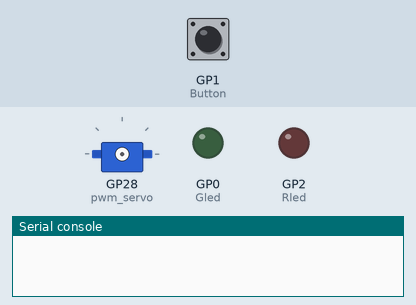
A program run on a simulated Raspberry Pi Pico running CircuitPython. On the bench: servo, output pins drawn as LEDs (lit = HIGH), the last lines printed to the serial console. Dashed ring = blinking. The test bench sets the inputs (shaded band); at power-on: GP1 (Button) LOW.

Above: at 1.2 s.
1.3 s: GP1 (Button) pulled HIGH for 0.15 s
At 2.7 s:
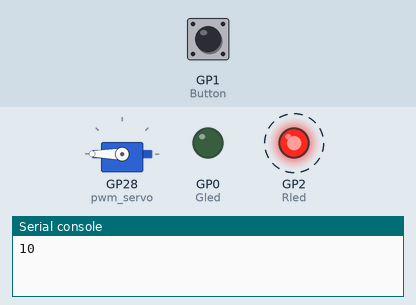
4.4 s: GP1 (Button) pulled HIGH for 1 s
At 6.2 s:
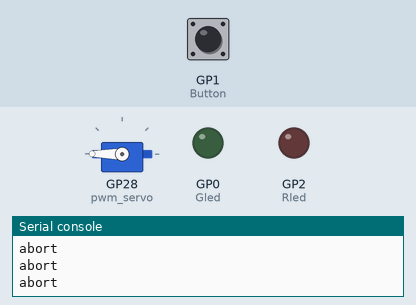
6.9 s: GP1 (Button) pulled HIGH for 3.2 s
At 18.6 s:
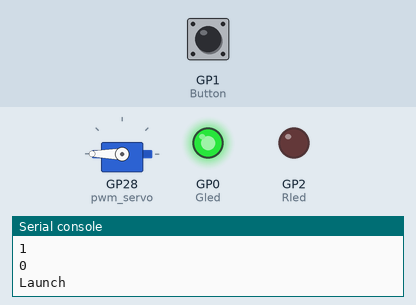
Timing chart, 0 to 21.4 s (numbered marks = the images above; inputs shaded):
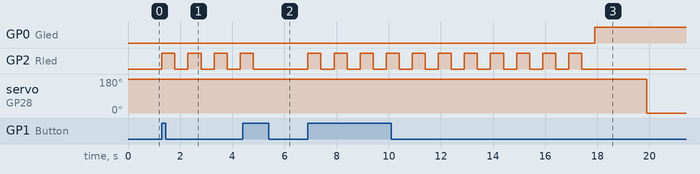

Measured:
- after the input at 1.3 s, GP2 (Rled): alternates HIGH for 0.50 s and LOW for 0.50 s, starting at once
- after the input at 4.4 s, GP2 (Rled): goes on until 4.8 s, then stays LOW
- after the input at 6.9 s, GP0 (Gled): LOW → HIGH after 11.0 s; GP2 (Rled): alternates HIGH for 0.50 s and LOW for 0.50 s, 22 changes in all, then stays LOW, starting at once; servo on GP28 (pwm_servo): 180° → 0° after 13.0 s

The program:

Launchpad_4.py
```python
# type: ignore
import time
import board
import digitalio
import pwmio
from adafruit_motor import servo

Gled = digitalio.DigitalInOut(board.GP0)    #Sets LED pin
Gled.direction = digitalio.Direction.OUTPUT
Rled = digitalio.DigitalInOut(board.GP2)    #Sets LED pin
Rled.direction = digitalio.Direction.OUTPUT
Button = digitalio.DigitalInOut(board.GP1)  #Sets Button pin
Button.pull = digitalio.Pull.DOWN   #Sets Pulldown
pwm_servo = pwmio.PWMOut(board.GP28, duty_cycle=2 ** 15, frequency=50)
servo1 = servo.Servo(pwm_servo, min_pulse=500, max_pulse=2500)
Count_time = 11 #creates a variables for button, counter and debounce
Button_state = 0
Start_value = 0
while True:
     if Button.value == True and Button_state == 0:  #button debounce
         Button_state = 1
         Start_value = Start_value + 1
     if Button.value == False:  #button debounce
         Button_state = 0
     if Count_time >= 1 and Start_value == 1: #Previous Count code with servo
          Gled.value = False
          Count_time = Count_time - 1
          Rled.value = True
          time.sleep(.5)
          Rled.value = False
          time.sleep(.5)
          print(Count_time)
          servo1.angle = 180
     if Count_time == 0 and Start_value == 1: #Previous Launch code with servo
          print("Launch")
          Gled.value = True
          Rled.value = False
          time.sleep(2)
          servo1.angle = 0  #Reset Servo
     if   Start_value == 2:
         print("abort")
     if Start_value == 3:
         Start_value = 1
         Count_time = 11
```
